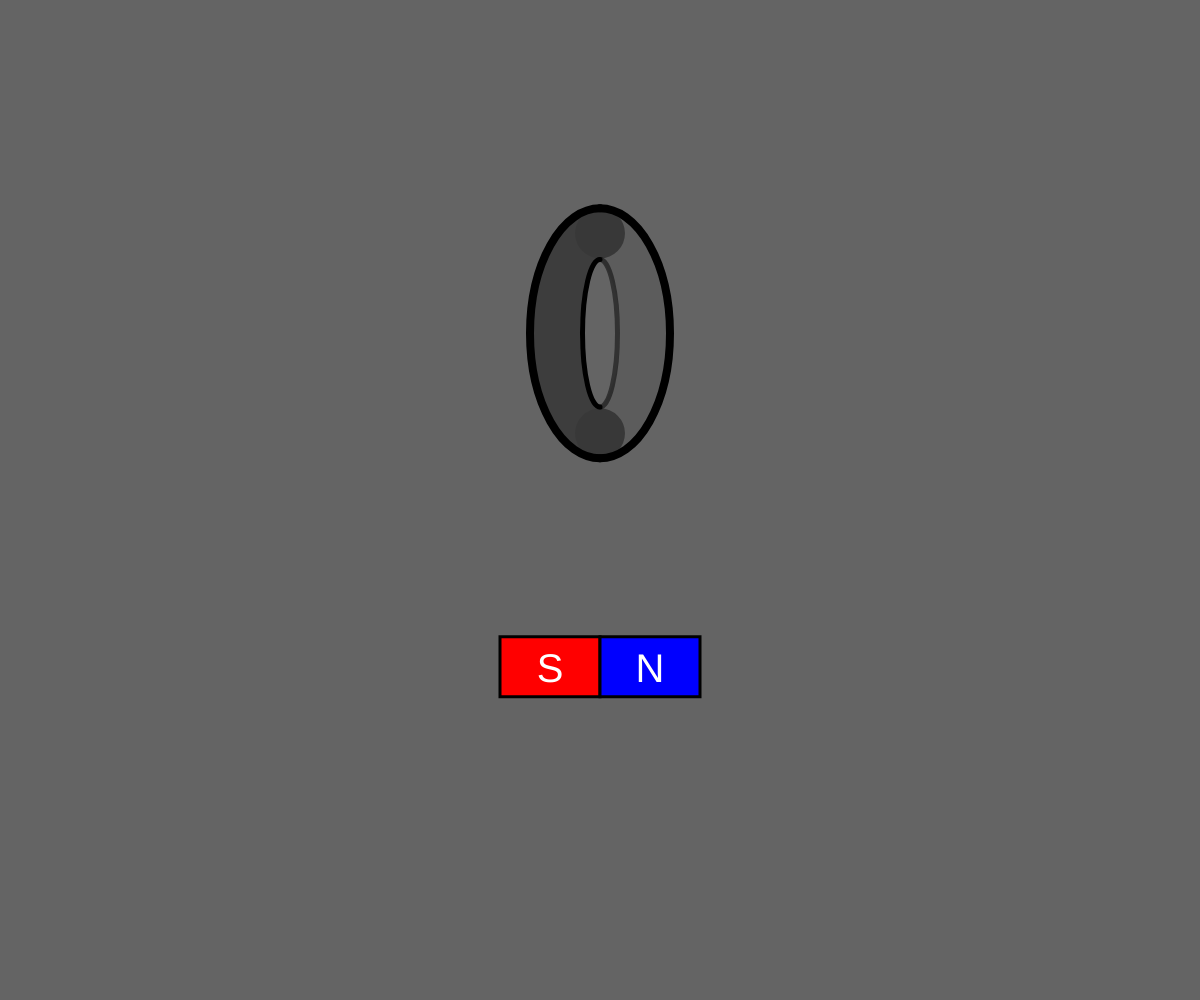
Frame 1 (no input)
Frame 60 (no input): identical to frame 1, image omitted
Frame 120 (the mouse pressed at the canvas centre since frame 60): identical to frame 1, image omitted

The p5.js sketch that drew this single still picture (run headless with seeded random() and noise() and a simulated clock; from frame 60 on, the mouse is pressed at the canvas centre):

// p5.js sketch
// ── sketch.js
let rectWidth = 100
let rectHeight = 60
let start = false
let transition = false
let speedRectHeight = 1.2
let accelerationRectWidth = 0.25
let speedRectWidth = (rectWidth/rectHeight)*speedRectHeight
let originalRectWidth = rectWidth
let originalRectHeight = rectHeight
let position = 1
let strokeWeightArc = 50
let middleRingHeight = 2.8*strokeWeightArc
let middleRingWidth = 35
let lineLength = 0
let maxLineLength = 250
let triangleHeight = 15
let dragged = false
let maxMagnets = 30
let magnetPosition = []
let magnetPoisitionTrace = []
let lineStrokeWeight = 5
let color = (0, 255, 0)
let constant = 2.8/3

function setup() {
    cnv = createCanvas(windowWidth, windowHeight);
    background(100)
    ringVector = createVector(width/2, height/3)
    origin = createVector(width/2, height*(2/3))
    myVector = createVector() 
    myVector = origin  
    rectPos()
    for(let i = 0; i <= 21; i++){
        magnetPosition.push({x: myVector.x, y: myVector.y})
    }
}

function draw() {

    background(100)

    if (mouseButton === LEFT & mouseIsPressed === true & start === false & mouseX >= origin.x - originalRectWidth & mouseX <= origin.x + originalRectWidth & mouseY >= origin.y - rectHeight/2 & mouseY <= origin.y + rectHeight/2){
        start = true
    }

    if (start === true & mouseIsPressed === true & mouseButton === LEFT){
        if(ringVector.y-middleRingHeight/2 > mouseY - originalRectHeight/2 & ringVector.y-middleRingHeight-strokeWeightArc < mouseY -  originalRectHeight/2 & mouseX - originalRectWidth < ringVector.x + strokeWeightArc/2 & mouseX + originalRectWidth > ringVector.x - strokeWeightArc/2){
            myVector.x = mouseX
            if(mouseY - originalRectHeight/2 > ringVector.y-middleRingHeight/2-strokeWeightArc-8){myVector.y = ringVector.y-middleRingHeight/2+originalRectHeight/2}
            else{myVector.y = ringVector.y-middleRingHeight/2-strokeWeightArc-8-originalRectHeight/2}
        }
        else if(ringVector.y+middleRingHeight/2 < mouseY+originalRectHeight/2 & ringVector.y+middleRingHeight+strokeWeightArc > mouseY+originalRectHeight/2 & mouseX - originalRectWidth < ringVector.x + strokeWeightArc/2 & mouseX + originalRectWidth > ringVector.x - strokeWeightArc/2){
            myVector.x = mouseX
            if(mouseY + originalRectHeight/2 < ringVector.y + middleRingHeight/2+strokeWeightArc+8){myVector.y = ringVector.y + middleRingHeight/2-originalRectHeight/2}
            else{myVector.y = ringVector.y+middleRingHeight/2+strokeWeightArc+8+originalRectHeight/2}
        }

        else{
            myVector.x = mouseX
            myVector.y = mouseY
        }
        magnetPosition.push({x: myVector.x, y: myVector.y})
        magnetPositionTrace.push({x: myVector.x, y: myVector.y})

        if(magnetPositionTrace.length > maxMagnets){
            magnetPositionTrace.shift()
            magnetPosition.shift()
        }
        trace()
        rectPos()
    }
    else {
        magnetPositionTrace = []
        dragged = false
    }

    if (myVector.y-originalRectHeight/2 > ringVector.y-middleRingHeight & myVector.y+originalRectHeight/2 < ringVector.y+middleRingHeight & mouseX-pmouseX !== 0 & mouseIsPressed === true & mouseButton === LEFT){
        dragged = true 
    }
    if (myVector.y+originalRectHeight/2 <= ringVector.y-middleRingHeight/2-strokeWeightArc || myVector.y-originalRectHeight/2 >= ringVector.y+middleRingHeight/2+strokeWeightArc & mouseX-pmouseX !== 0 & mouseIsPressed === true & mouseButton === LEFT){
        dragged = false
    }

    ring2() 

    rectPos()
    magnetTransition()

    drawArrow() 

    ring1()
   
    

}
function trace(){
    for(let i = 0; i<magnetPositionTrace.length; i+= 1){
    push()
    stroke(0)
    strokeWeight(3)
    rectMode(CENTER)

    fill(255, 0, 0,150)
    rect(magnetPositionTrace[i].x -i*(rectWidth/rectHeight)/2, magnetPositionTrace[i].y, i*(rectWidth/rectHeight), i)
    fill(0, 0, 255, 150)
    rect(magnetPositionTrace[i].x + i*(rectWidth/rectHeight)/2, magnetPositionTrace[i].y, i*(rectWidth/rectHeight), i)
    pop()
    }
    

}

function drawArrow(){
    console.log(dragged)
    if(magnetPosition.length > 20){
    if(dragged){lineLength = (magnetPosition[magnetPosition.length-1].x - magnetPosition[magnetPosition.length-20].x)/2; lineStrokWeight = 5; triangleHeight = 15}
    else if (!dragged){lineLength = 0; triangleHeight = 0; lineStrokWeight = 0}
    if(myVector.x < ringVector.x){lineLength = -1*lineLength}
    for(let j = ringVector.y-((3*strokeWeightArc)*4/5)/2; j < ringVector.y+3*strokeWeightArc/2;j += (3*strokeWeightArc)/5)
    {
        push()
        strokeWeight(lineStrokWeight)
        stroke(0,255,0)
        line(ringVector.x-lineLength, j, ringVector.x+lineLength, j)
        pop()
    
        push()
        stroke(255)
        strokeWeight(lineStrokWeight/5)
        fill(0, 255, 0)
        
    
            if(position === 1 & lineLength < 0){
                triangle(ringVector.x+lineLength, j+triangleHeight/2, ringVector.x+lineLength, j-triangleHeight/2,ringVector.x+lineLength-triangleHeight, j)
            }
            else if(position === 1 & lineLength >= 0){
                triangle(ringVector.x+lineLength, j+triangleHeight/2, ringVector.x+lineLength, j-triangleHeight/2,ringVector.x+lineLength+triangleHeight, j)
            }
            else if(position === 2 & lineLength < 0){
                triangle(ringVector.x-lineLength, j+triangleHeight/2, ringVector.x-lineLength, j-triangleHeight/2,ringVector.x-lineLength+triangleHeight, j)
            }
            else if(position === 2 & lineLength >= 0){
                triangle(ringVector.x-lineLength, j+triangleHeight/2, ringVector.x-lineLength, j-triangleHeight/2,ringVector.x-lineLength-triangleHeight, j)
            }
        pop()
    }
    
    }
}


function rectPos(){

    push()
    stroke(0)
    strokeWeight(3)
    rectMode(CENTER)

    fill(255, 0, 0)
    rect(myVector.x - rectWidth / 2, myVector.y, rectWidth, rectHeight)
    fill(0, 0, 255)
    rect(myVector.x + rectWidth / 2, myVector.y, rectWidth, rectHeight)
    pop()

    push()
    textAlign(CENTER, CENTER)
    textSize(40)
    fill(255)
    strokeWeight(3)

    text('S', myVector.x - rectWidth / 2, myVector.y + rectHeight / 15)
    text('N', myVector.x + rectWidth / 2, myVector.y + rectHeight / 15)
    pop()

}

function magnetTransition()
{

    if(mouseButton === RIGHT & mouseIsPressed === true){
        transition = true
    }
    if(transition === true & position === 1 & originalRectWidth >= -1*rectWidth){
        rectWidth -= speedRectWidth
        if(rectWidth > 0){speedRectWidth += accelerationRectWidth}
        else{speedRectWidth -= accelerationRectWidth}
        rectPos()
    }
    if(transition === true & position === 2 & originalRectWidth >= rectWidth){
        if(rectWidth < 0){speedRectWidth += accelerationRectWidth}
        else{speedRectWidth -= accelerationRectWidth}
        rectWidth += speedRectWidth
        rectPos()
    }
    if(originalRectWidth <= -1*rectWidth & position === 1){
        position = 2
        transition = false
    }
    if(originalRectWidth <= rectWidth & position === 2){
        position = 1
        transition = false
    }
}

function ring1(){
    push()
    
    strokeWeight(5)
    stroke(0)
    fill(100, 0)
    arc(ringVector.x, ringVector.y, middleRingWidth, 2.95*strokeWeightArc, PI/2, -PI/2)

    pop()
    push()
    
    strokeWeight(strokeWeightArc)
    stroke(0,100)
    fill(100, 0)
    arc(ringVector.x, ringVector.y, originalRectHeight*1.5, originalRectWidth*2, PI/2, -PI/2)

    pop()
    push()
    
    strokeWeight(8)
    stroke(0)
    fill(100, 0)
    arc(ringVector.x, ringVector.y, originalRectHeight*1.5+strokeWeightArc, originalRectWidth*2+strokeWeightArc, PI/2, -PI/2)

    pop()
}
function ring2(){
    push()
    strokeWeight(5)
    stroke(50)
    fill(100, 0)
    arc(ringVector.x, ringVector.y, middleRingWidth, 2.95*strokeWeightArc, -PI/2, PI/2)
    pop()

    push()
    strokeWeight(strokeWeightArc)
    stroke(0, 20)
    fill(100, 0)
    arc(ringVector.x, ringVector.y, originalRectHeight*1.5, originalRectWidth*2, -PI/2, PI/2)
    pop()

    push()
    strokeWeight(8)
    stroke(0)
    fill(100, 0)
    arc(ringVector.x, ringVector.y, originalRectHeight*1.5+strokeWeightArc, originalRectWidth*2+strokeWeightArc, -PI/2, PI/2)
    pop()

}
